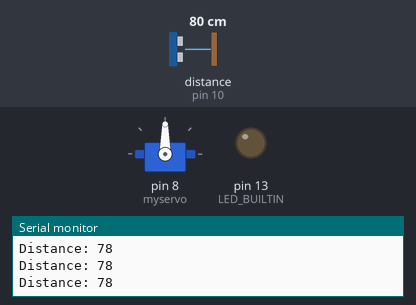
A sketch run on a simulated Arduino Uno, built with avr-gcc and run on an emulated ATmega328P. On the bench: servo, output pins drawn as LEDs (lit = HIGH), the last lines printed to the serial monitor. Wiring (inferred from the names in the program): ultrasonic range finder: trigger pin 9; echo pin 10. The inputs (shaded band) are chosen by the test bench; at power-on: distance to the obstacle (sensor on pin 10) 80 cm. The echo pulse lasts 58.3 µs per cm; pins used as bus, display or sensor lines are not drawn.

Above: at 1.2 s.
1.3 s: distance to the obstacle (sensor on pin 10) set to 29 cm
2.8 s: distance to the obstacle (sensor on pin 10) set to 24 cm
At 5.0 s:
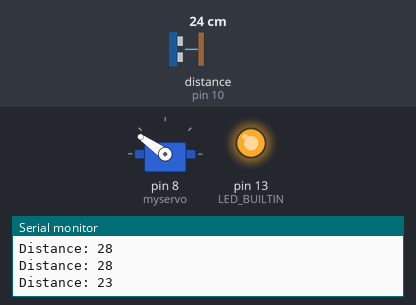
5.3 s: distance to the obstacle (sensor on pin 10) set to 13 cm
8.3 s: distance to the obstacle (sensor on pin 10) set to 10 cm
10.4 s: distance to the obstacle (sensor on pin 10) set to 18 cm
At 13.5 s:
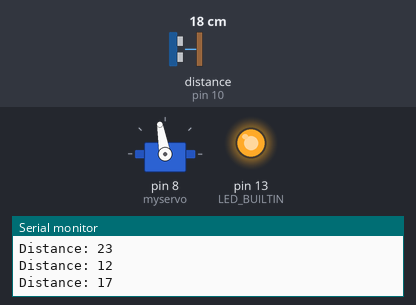
Timing chart, 0 to 14.4 s (numbered marks = the images above; inputs shaded):
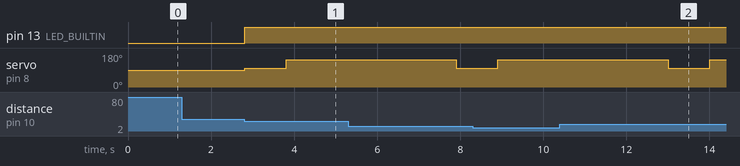

The sketch:

dispenser.ino
```cpp
/* FROM Handsfree-Fuild-Dispenser by Darkroasted

To be found at https://github.com/darkroasted/Handsfree-Fluid-Dispenser.git


#####SETUP PARAMETERS
Adjust the following variables to suit your needs!

- The flowrate: how much milliseconds the servo will remain in a down
  position to allow the flowing of the fluid      */
int flow_delay = 1000;

/*  - The After Flow Delay: The amount of ms that the servo will wait to
      dispense fluid again         */
int after_flow_delay = 4000;

/*  - Distance (cm) that you want it to be activated
      and/or deactivated if the object is too close
      and not under the waterway    */
int activation_dist = 25;  //25cm
int deactivation_dist = 10; //10cm

/* SETUP DONE */


#include <Servo.h>

Servo myservo;  // create servo object to control a servo
// defines pins numbers
const int trigPin = 9;
const int echoPin = 10;


long duration;
int distance;

void setup() {
pinMode(trigPin, OUTPUT); // Sets the trigPin as an Output
pinMode(echoPin, INPUT); // Sets the echoPin as an Input
Serial.begin(9600); // Starts the serial communication
pinMode(LED_BUILTIN, OUTPUT);
  myservo.attach(8);  // attaches the servo on pin 9 to the servo object

}

void loop() {
// Clears the trigPin
digitalWrite(trigPin, LOW);
delayMicroseconds(2);

// Sets the trigPin on HIGH state for 10 micro seconds
digitalWrite(trigPin, HIGH);
delayMicroseconds(10);
digitalWrite(trigPin, LOW);

// Reads the echoPin, returns the sound wave travel time in microseconds
duration = pulseIn(echoPin, HIGH);

// Calculating the distance
distance= duration*0.034/2;

// Prints the distance on the Serial Monitor
Serial.print("Distance: ");
Serial.println(distance);

if (distance <= activation_dist) {
  if (distance <= deactivation_dist) {
    digitalWrite(LED_BUILTIN, LOW);
  }
  else {
    digitalWrite(LED_BUILTIN, HIGH);
    myservo.write(145);
    myservo.write(100);
    delay(flow_delay);
    myservo.write(145);
    delay(after_flow_delay);
  }

    }

if (distance >= activation_dist) {
  digitalWrite(LED_BUILTIN, LOW);
     }
if (distance <= 10 ) {
  digitalWrite(LED_BUILTIN, LOW);
  }
delay(100);

}
```

Measured:
- the behaviour switches between 27 and 26 cm on distance to the obstacle (sensor on pin 10) (found by bisection; images 0 and 1)
- after the input at 2.8 s, pin 13 (LED_BUILTIN): LOW → HIGH at once; servo on pin 8 (myservo): 90° → 100° at once, → 145° 1.0 s later
- after the input at 10.4 s, pin 13 (LED_BUILTIN): stays HIGH (without the input it goes to LOW after 2.6 s); servo on pin 8 (myservo): 145° → 100° after 2.6 s, → 145° 1.0 s later
